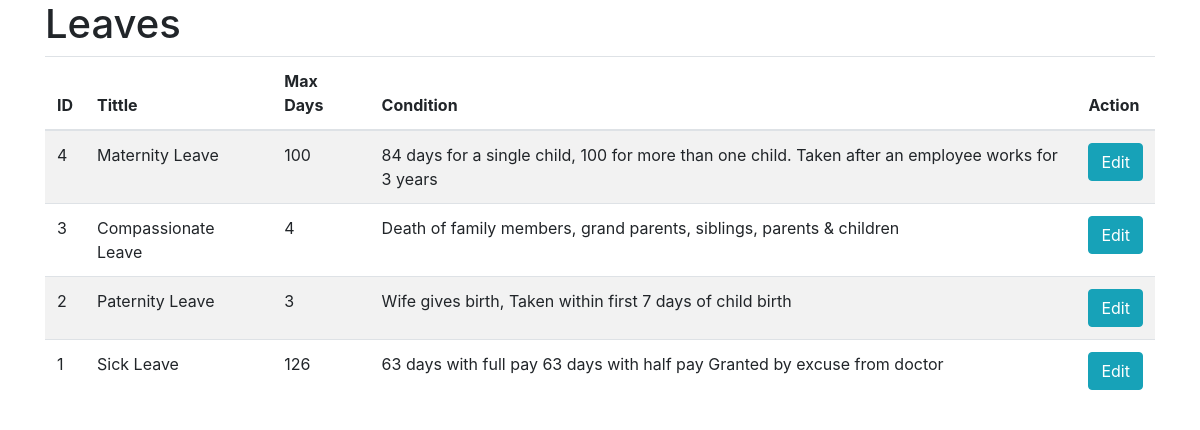
The app's page /leaves.php (signed in) with its own data.
### tables this page shows
CREATE TABLE `leaves` (
  `id` int(11) NOT NULL,
  `title` varchar(1000) NOT NULL,
  `max_length` int(100) NOT NULL,
  `leave_condition` varchar(1000) NOT NULL
);

### leaves.php (the view, shortened to what this page needs)
<?php
include('includes/config.php');
?>
<!DOCTYPE html>
<html lang="en">
<head>
    <link rel="stylesheet" href="assets/css/bootstrap.css">
</head>
<body>
    <div class="container">
        <h1>Leaves</h1>
        <table class="table table-striped">
            <thead>
                <th>ID</th>
                <th>Tittle</th>
                <th>Max Days</th>
                <th>Condition</th>
                <th>Action</th>
            </thead>
            <tbody>
            <?php
            $extract = "SELECT * FROM leaves ORDER BY id DESC";
            $execute = mysqli_query($con, $extract);
                    while ($dataRows = mysqli_fetch_array($execute)) {
                        $id = $dataRows["id"];
                        $title = $dataRows["title"];
                        $title = urldecode($title);
                        $length = $dataRows["max_length"];
                        $condition = $dataRows["leave_condition"];
                        $condition = urldecode($condition);
            ?>
                <tr>
                    <td><?php echo $id; ?></td>
                    <td><?php echo $title; ?></td>
                    <td><?php echo $length; ?></td>
                    <td><?php echo $condition; ?></td>
                    <td><button class="btn btn-info">Edit</button></td>
                </tr>
                <?php } ?>
            </tbody>
        </table>
    </div>
</body>
</html>

### records on screen
leaves: id "4", title "Maternity Leave", max_length "100", leave_condition "84 days for a single child, 100 for more than one child. Taken after an employee works for 3 years"
leaves: id "3", title "Compassionate Leave", max_length "4", leave_condition "Death of family members, grand parents, siblings, parents & children"
leaves: id "2", title "Paternity Leave", max_length "3", leave_condition "Wife gives birth, Taken within first 7 days of child birth"
leaves: id "1", title "Sick Leave", max_length "126", leave_condition "63 days with full pay 63 days with half pay Granted by excuse from doctor"
